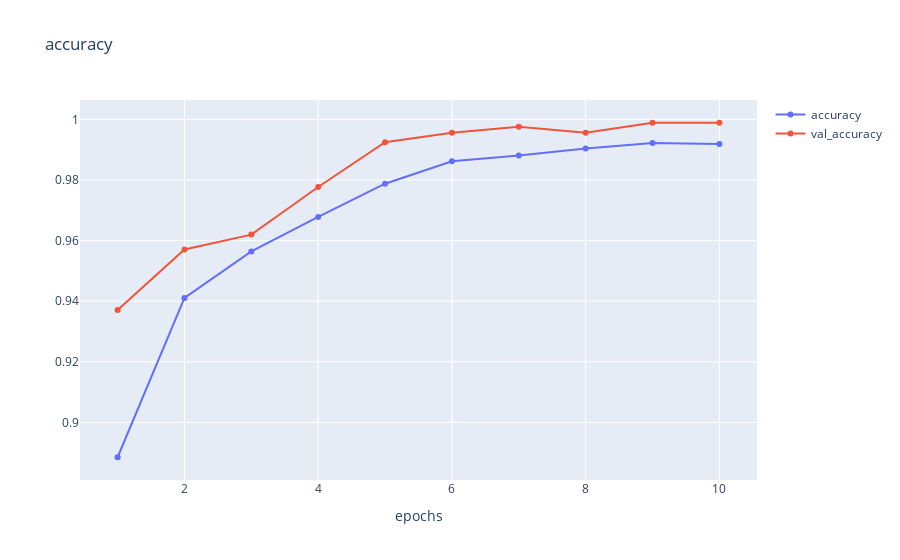

Notebook code cell kept with this figure:
### Code cell
Plot_Accuracy( history, epochs=10 )

### Figure 1 — Plotly figure (JSON) as saved in the notebook; plotly's stock layout.template omitted (floating-point values rounded to 4 significant figures)
{"data": [{"name": "accuracy", "type": "scatter", "x": [1, 2, 3, 4, 5, 6, 7, 8, 9, 10], "y": [0.8885, 0.9411, 0.9564, 0.9678, 0.9788, 0.9862, 0.9881, 0.9904, 0.9922, 0.9919]}, {"name": "val_accuracy", "type": "scatter", "x": [1, 2, 3, 4, 5, 6, 7, 8, 9, 10], "y": [0.9371, 0.9571, 0.962, 0.9777, 0.9925, 0.9956, 0.9976, 0.9956, 0.9989, 0.9989]}], "layout": {"title": {"text": "accuracy"}, "xaxis": {"title": {"text": "epochs"}}}}
